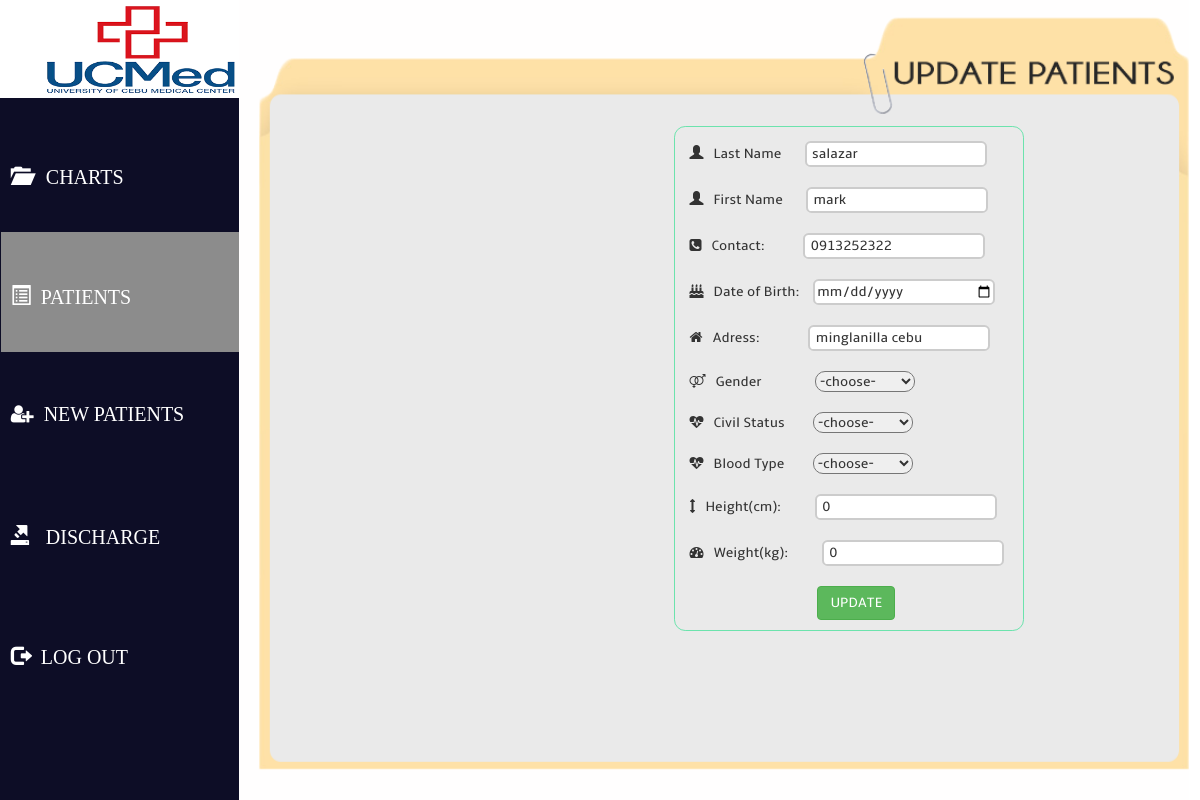
The page /updatepatientinfo.php?pid=2 (signed in) on the database as committed earlier.
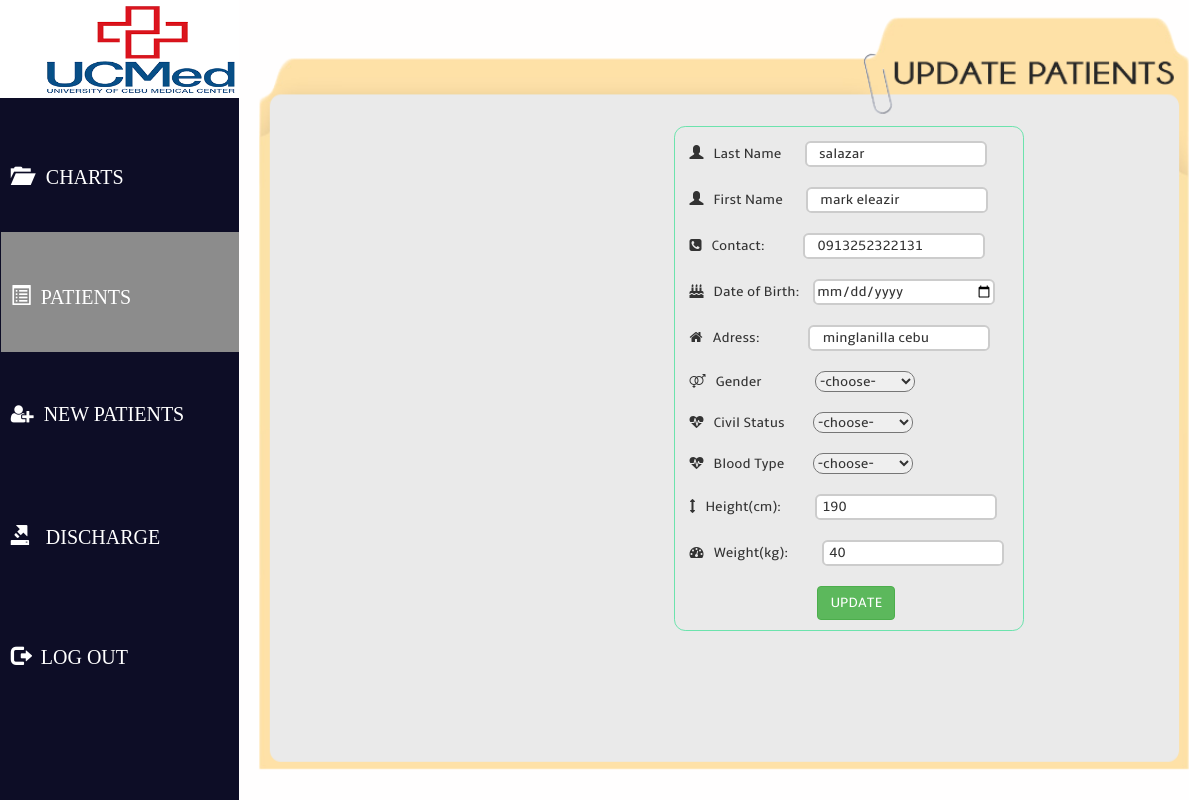
The same page on the database as committed later.
### tables this page shows
CREATE TABLE `patients` (
  `patient_id` int(11) NOT NULL,
  `patient_Fname` varchar(100) NOT NULL,
  `patient_Lname` varchar(100) NOT NULL,
  `patient_contact` varchar(100) NOT NULL,
  `address` varchar(100) NOT NULL,
  `gender` enum('male','female','','') NOT NULL,
  `birthdate` date NOT NULL,
  `civil_status` enum('married','single','widowed','') NOT NULL,
  `patient_BloodType` varchar(100) NOT NULL,
  `patient_height` float NOT NULL,
  `patient_weight` float NOT NULL
);

### updatepatientinfo.php (the view, shortened to what the changed rows need)
<?php
    require("connect.php");
    if(isset($_GET['pid'])){
            $querypatient = "SELECT * FROM patients WHERE patient_id =".$_GET['pid'];
            $result=mysqli_query($conn,$querypatient);
            $row=mysqli_fetch_assoc($result);
        }
?>
<html>
<head>
    <link rel="stylesheet" type="text/css" href="css/bootstrap.min.css"/>
    <link rel="stylesheet" type="text/css" href="css/npatient.css"/>
    <link rel="stylesheet" type="text/css" href="css/font-awesome.min.css"/>
</head>
<body>
     <div class="container-fluid header">
            <div class="row">
                <div class="  col-sm-offset-0">
                <h2> <img src="img/logos.png" id="logo">
                    </h2>
                </div>
            </div>
        </div>
        <div class="row whole">
            <div class="col-md-10 content123" id="content">
              <form method="post" action="saveupdateptinfo.php">
             <div class="col-md-1 box11">
                     <span class="glyphicon glyphicon-user"></span><span class="aplabel">Last Name</span>
                   <input name="lname"  id="lname" type="text"  class="apdesc" value=" <?php echo $row['patient_Lname']?> " style="margin-left:20px" autocomplete="off"/>
                <br> <br>
                <span class="glyphicon glyphicon-user"></span><span class="aplabel">First Name</span>
                   <input name="fname"  id="fname" type="text"  class="apdesc" value=" <?php echo $row['patient_Fname']?> " style="margin-left:20px" autocomplete="off"/>
                   <br><br>
                      <span class="fa fa-phone-square"></span><span class="aplabel">Contact:</span>
                   <input name="contact"  id="contact" type="text"  class="apdesc" value=" <?php echo $row['patient_contact']?> " style="margin-left:35px" autocomplete="off"/>
             <br> <br>
              <span class="fa fa-birthday-cake"></span><span class = "aplabel">Date of Birth:</span>
              <input name="birthdate"  id="birthdate" type="date"  class="apdesc" value=" <?php echo $row['birthdate']?> " style="margin-left:10px" autocomplete="off"/>
                     <br><br>
              <span class="fa fa-home"></span><span class="aplabel">Adress:</span>
                   <input name="address"  id="address" type="text"  class="apdesc" value=" <?php echo $row['address']?> " style="margin-left:45px" autocomplete="off"/>
             <br> <br>
             <span class="fa fa-venus-mars"></span><span class="aplabel">Gender</span>
                  <select name="gender" id="dob-day" required style="margin-left:50px" >
                <option value="-1">-choose-</option>
                </select>
                    <br><br>
              <span class="fa fa-heartbeat"></span><span class = "aplabel">Civil Status</span>
                          <select required name="civilStatus" id="civilStatus" style="margin-left:25px" >
                              <option value="-1">-choose-</option>
                          </select>
                    <br><br>
             <span class="fa fa-heartbeat"></span><span class = "aplabel">Blood Type</span>
                          <select required name="btype" id="btype" style="margin-left:25px" >
                              <option value="-1">-choose-</option>
                          </select>
                     <br><br>
             <span class="fa fa-arrows-v"></span><span class="aplabel">Height(cm):</span>
           <input name="height"  id="height" type="text"  class="apdesc" value=" <?php echo $row['patient_height']?> " style="margin-left:30px" autocomplete="off"/>
             <br> <br>
             <span class="fa fa-tachometer"></span><span class="aplabel">Weight(kg):</span>
                 <input name="weight"  id="weight" type="text"  class="apdesc" value=" <?php echo $row['patient_weight']?> " style="margin-left:30px" autocomplete="off"/>
             <br> <br>
                <button class = "btn btn-success" id="submits" name="update" >UPDATE </button>
               </div>
              </form>
              </div>
            </div>
</body>
</html>

Rows that differ between the two databases and show on the page:
changed patients "salazar": fname "mark" → "mark eleazir"; contact "0913252322" → "0913252322131"; height "0" → "190"; weight "0" → "40"
